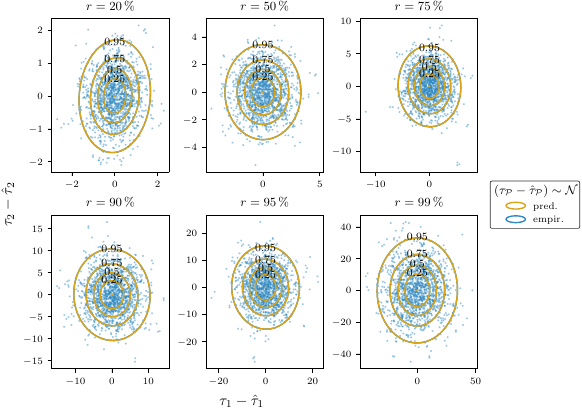

Python code for this plot:
import matplotlib.pyplot as plt
import numpy as np
from scipy.stats import chi2
from matplotlib.patches import Ellipse
import plotly.express as px
import pandas as pd
from tueplots import axes, bundles
import matplotlib.patches as mpatches

from matplotlib.legend_handler import HandlerPatch

def make_legend_ellipse(legend, orig_handle,
                        xdescent, ydescent,
                        width, height, fontsize):
    p = mpatches.Ellipse(xy=(0.5*width-0.5*xdescent, 0.5*height-0.5*ydescent),
                         width = width+xdescent, height=(height+ydescent))

    return p

def get_ellipse(mean, Sigma, confidence_level, color):
  chi2_val = chi2.ppf(confidence_level, df=2)
  eigvals, eigvecs = np.linalg.eigh(Sigma)

  # Sorting eigenvalues and corresponding eigenvectors
  order = eigvals.argsort()[::-1]
  eigvals = eigvals[order]
  eigvecs = eigvecs[:, order]

  # Width and height of the ellipse (2 * sqrt(eigenvalue * chi-square value))
  width = 2 * np.sqrt(eigvals[0] * chi2_val)
  height = 2 * np.sqrt(eigvals[1] * chi2_val)

  # Angle of the ellipse in degrees (in the direction of the largest eigenvector)
  angle = np.degrees(np.arctan2(eigvecs[1, 0], eigvecs[0, 0]))

  ellipse = Ellipse(xy=mean, width=width, height=height, angle=angle, fc='None', lw=1, edgecolor=color, label='confidence ellipse (0.95)')
  return height/2, ellipse

outfile = 'figure_02.pdf'

covs = np.load('data/uncertainty_prediction/results/modern_stats.npy')
print(covs.shape)

results = pd.read_csv('data/uncertainty_prediction/results/modern_samples.csv', sep=',', header=0, index_col=0, converters={'in ellipse frequencies': pd.eval})

rates = [0.2, 0.5, 0.75, 0.9, 0.95, 0.99]
rates_p = [20, 50, 75, 90, 95, 99]
#rates_p = ['20 %', '50 %', '75 %', '90 %', '95 %', '99 %']

confs = [0.25, 0.50, 0.75, 0.95]
palette = px.colors.qualitative.Vivid + px.colors.qualitative.Vivid
palette = [px.colors.unconvert_from_RGB_255(px.colors.unlabel_rgb(c)) for c in palette]


pixel = 1/plt.rcParams['figure.dpi']
c1 = mpatches.Circle((0, 0), 1, fc='None', lw=1, edgecolor=palette[6])
c2 = mpatches.Circle((0, 0), 1, fc='None', lw=1, edgecolor=palette[7])

with plt.rc_context({**bundles.aistats2022(family="serif"), **axes.lines()}):
  plt.rcParams.update({
    'text.latex.preamble': r'\usepackage{amsfonts}'
  })
  fig, axes = plt.subplots(2, 3, figsize=(488*pixel, 0.85*488*pixel))
  for j, ax in enumerate(axes.ravel()):
    results_sub = results.loc[results['missing rate']==rates[j]]
    pc1 = results_sub['discr 1'].values
    pc2 = results_sub['discr 2'].values
    pcs = np.array([pc1, pc2])
    true_cov = np.cov(pcs)
    print(true_cov)
    true_mean = np.mean(pcs, axis=1)
    ax.set_title(rf'$r={{{rates_p[j]}}}\,\%$')
    ax.scatter(pc1, pc2, c=palette[7], s=1, alpha=0.3)
    ax.scatter(*true_mean.T, c=palette[6], s=1)
    for conf in confs:
      h, e = get_ellipse(true_mean, true_cov, conf, palette[7])
      ax.add_patch(e)
      _, e = get_ellipse([0, 0], covs[j], conf, palette[6])
      ax.add_patch(e)
      ax.text(true_mean[0], true_mean[1] + h, rf'${{{conf}}}$', horizontalalignment='center',
     verticalalignment='center', fontsize=8)
  fig.supxlabel(r'$\tau_1 - \hat{\tau}_1$')
  fig.supylabel(r'$\tau_2 - \hat{\tau}_2$')
  fig.legend([c1, c2], [r'pred.', r'empir.'], handler_map={mpatches.Circle:HandlerPatch(patch_func=make_legend_ellipse),
                        }, loc='center left', bbox_to_anchor=(1, 0.5), title=r'$(\tau_{\mathcal{P}} - \hat{\tau}_{\mathcal{P}}) \sim \mathcal{N}$')
  plt.savefig(outfile)